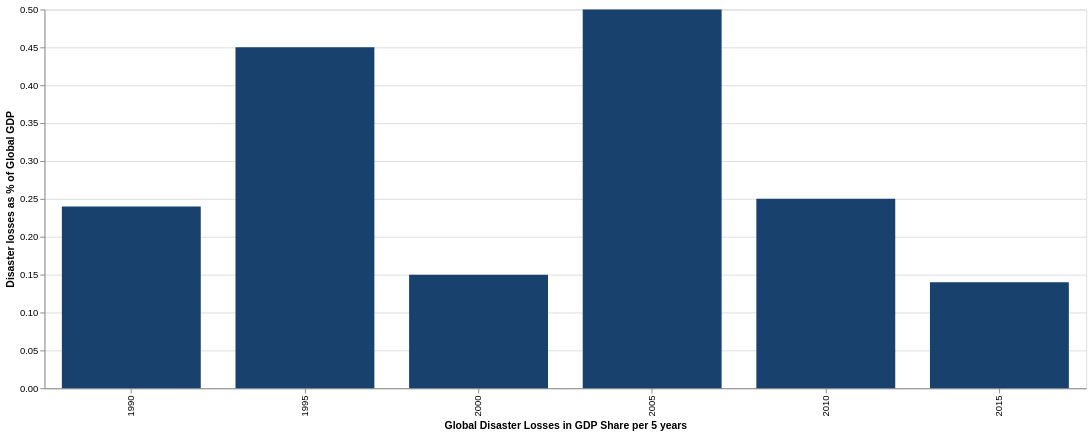

Vega-Lite specification stored for this chart:
### Vega-Lite specification from a JSON file in a GitHub repository (floating-point values rounded to 4 significant figures)
{"$schema": "https://vega.github.io/schema/vega-lite/v5.json", "description": "A bar chart with highlighting on hover and selecting on click. (Inspired by Tableau's interaction style.)", "width": 1100, "height": 400, "data": {"values": [{"Global Disaster Losses in GDP Share per 5 years": "1990", "Disaster losses as % of Global GDP": 0.24}, {"Global Disaster Losses in GDP Share per 5 years": "1995", "Disaster losses as % of Global GDP": 0.45}, {"Global Disaster Losses in GDP Share per 5 years": "2000", "Disaster losses as % of Global GDP": 0.15}, {"Global Disaster Losses in GDP Share per 5 years": "2005", "Disaster losses as % of Global GDP": 0.5}, {"Global Disaster Losses in GDP Share per 5 years": "2010", "Disaster losses as % of Global GDP": 0.25}, {"Global Disaster Losses in GDP Share per 5 years": "2015", "Disaster losses as % of Global GDP": 0.14}]}, "params": [{"name": "highlight", "select": {"type": "point", "on": "mouseover"}}, {"name": "select", "select": "point"}], "mark": {"type": "bar", "fill": "#18416d", "stroke": "black", "cursor": "pointer"}, "encoding": {"x": {"field": "Global Disaster Losses in GDP Share per 5 years", "type": "ordinal"}, "y": {"field": "Disaster losses as % of Global GDP", "type": "quantitative"}, "fillOpacity": {"condition": {"param": "select", "value": 1}, "value": 0.3}, "strokeWidth": {"condition": [{"param": "select", "empty": false, "value": 2}, {"param": "highlight", "empty": false, "value": 1}], "value": 0}}, "config": {"scale": {"bandPaddingInner": 0.2}}}
